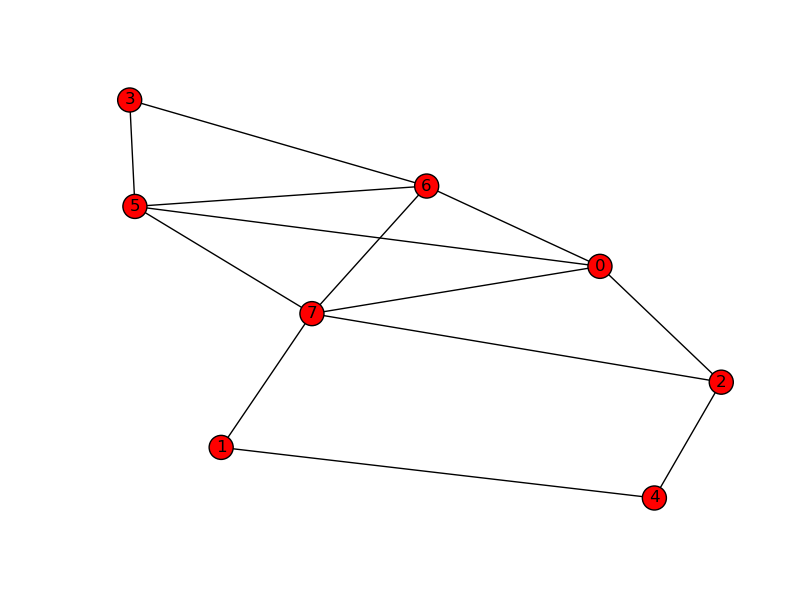

This chart was generated by the following Python code:
import networkx as nx 
import matplotlib.pyplot as plt

Graph = nx.Graph()
list_of_edges = [(0, 2), (0, 5), (0, 6), (0, 7), (0, 5), (1, 4), (1, 7), (2, 4), (2, 7), (3, 5), (3, 6), (5, 6), (5, 7), (6, 7)]
Graph.add_edges_from(list_of_edges)
nx.draw(Graph, with_labels=True)
plt.show()
